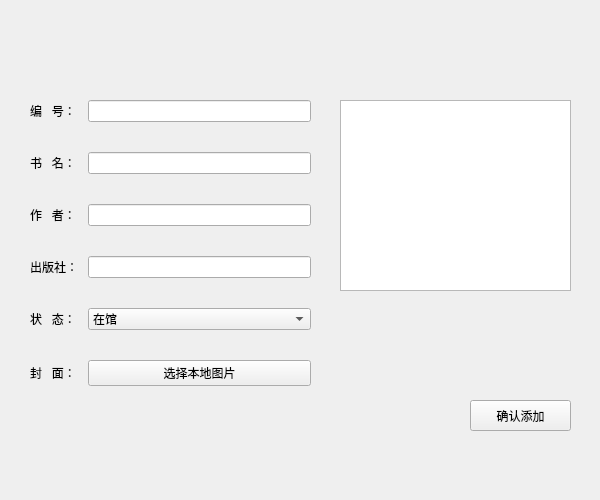
<?xml version="1.0" encoding="UTF-8"?>
<ui version="4.0">
 <class>Form</class>
 <widget class="QWidget" name="Form">
  <property name="geometry">
   <rect>
    <x>0</x>
    <y>0</y>
    <width>600</width>
    <height>500</height>
   </rect>
  </property>
  <property name="windowTitle">
   <string>添加图书</string>
  </property>
  <widget class="QWidget" name="formLayoutWidget">
   <property name="geometry">
    <rect>
     <x>20</x>
     <y>90</y>
     <width>301</width>
     <height>311</height>
    </rect>
   </property>
   <layout class="QFormLayout" name="formLayout">
    <property name="horizontalSpacing">
     <number>10</number>
    </property>
    <property name="verticalSpacing">
     <number>30</number>
    </property>
    <property name="leftMargin">
     <number>10</number>
    </property>
    <property name="topMargin">
     <number>10</number>
    </property>
    <property name="rightMargin">
     <number>10</number>
    </property>
    <property name="bottomMargin">
     <number>10</number>
    </property>
    <item row="0" column="0">
     <widget class="QLabel" name="label">
      <property name="text">
       <string>编   号：</string>
      </property>
     </widget>
    </item>
    <item row="0" column="1">
     <widget class="QLineEdit" name="addBid"/>
    </item>
    <item row="1" column="0">
     <widget class="QLabel" name="label_2">
      <property name="text">
       <string>书   名：</string>
      </property>
     </widget>
    </item>
    <item row="1" column="1">
     <widget class="QLineEdit" name="addBname"/>
    </item>
    <item row="2" column="0">
     <widget class="QLabel" name="label_3">
      <property name="text">
       <string>作   者：</string>
      </property>
     </widget>
    </item>
    <item row="2" column="1">
     <widget class="QLineEdit" name="addAuthor"/>
    </item>
    <item row="3" column="0">
     <widget class="QLabel" name="label_4">
      <property name="text">
       <string>出版社：</string>
      </property>
     </widget>
    </item>
    <item row="3" column="1">
     <widget class="QLineEdit" name="addPublisher"/>
    </item>
    <item row="4" column="0">
     <widget class="QLabel" name="label_5">
      <property name="text">
       <string>状   态：</string>
      </property>
     </widget>
    </item>
    <item row="4" column="1">
     <widget class="QComboBox" name="comboBox">
      <item>
       <property name="text">
        <string>在馆</string>
       </property>
      </item>
      <item>
       <property name="text">
        <string>已预约</string>
       </property>
      </item>
      <item>
       <property name="text">
        <string>已借出</string>
       </property>
      </item>
     </widget>
    </item>
    <item row="5" column="0">
     <widget class="QLabel" name="label_6">
      <property name="text">
       <string>封   面：</string>
      </property>
     </widget>
    </item>
    <item row="5" column="1">
     <widget class="QPushButton" name="chooseImg">
      <property name="text">
       <string>选择本地图片</string>
      </property>
     </widget>
    </item>
   </layout>
  </widget>
  <widget class="QGraphicsView" name="cover">
   <property name="geometry">
    <rect>
     <x>340</x>
     <y>100</y>
     <width>231</width>
     <height>191</height>
    </rect>
   </property>
  </widget>
  <widget class="QPushButton" name="addSure">
   <property name="geometry">
    <rect>
     <x>470</x>
     <y>400</y>
     <width>101</width>
     <height>31</height>
    </rect>
   </property>
   <property name="text">
    <string>确认添加</string>
   </property>
  </widget>
 </widget>
 <resources/>
 <connections/>
</ui>
